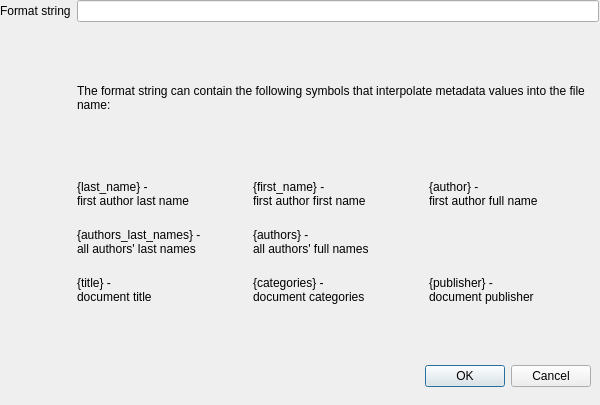
<?xml version="1.0" encoding="UTF-8"?>
<ui version="4.0">
 <class>RenameDocumentDialog</class>
 <widget class="QDialog" name="RenameDocumentDialog">
  <property name="geometry">
   <rect>
    <x>0</x>
    <y>0</y>
    <width>600</width>
    <height>405</height>
   </rect>
  </property>
  <property name="windowTitle">
   <string>Dialog</string>
  </property>
  <widget class="QDialogButtonBox" name="buttonBox">
   <property name="geometry">
    <rect>
     <x>250</x>
     <y>360</y>
     <width>341</width>
     <height>32</height>
    </rect>
   </property>
   <property name="orientation">
    <enum>Qt::Horizontal</enum>
   </property>
   <property name="standardButtons">
    <set>QDialogButtonBox::Cancel|QDialogButtonBox::Ok</set>
   </property>
  </widget>
  <widget class="QWidget" name="gridLayoutWidget">
   <property name="geometry">
    <rect>
     <x>0</x>
     <y>0</y>
     <width>599</width>
     <height>311</height>
    </rect>
   </property>
   <layout class="QGridLayout" name="gridLayout">
    <item row="0" column="1">
     <widget class="QLineEdit" name="txtNameFormat"/>
    </item>
    <item row="0" column="0">
     <widget class="QLabel" name="label">
      <property name="text">
       <string>Format string</string>
      </property>
     </widget>
    </item>
    <item row="2" column="1">
     <layout class="QGridLayout" name="gridLayout_2">
      <item row="2" column="0">
       <widget class="QLabel" name="label_8">
        <property name="text">
         <string>{title} - 
document title</string>
        </property>
       </widget>
      </item>
      <item row="2" column="1">
       <widget class="QLabel" name="label_6">
        <property name="text">
         <string>{categories} - 
document categories</string>
        </property>
       </widget>
      </item>
      <item row="0" column="0">
       <widget class="QLabel" name="label_7">
        <property name="text">
         <string>{last_name} - 
first author last name</string>
        </property>
       </widget>
      </item>
      <item row="0" column="2">
       <widget class="QLabel" name="label_3">
        <property name="text">
         <string>{author} - 
first author full name</string>
        </property>
       </widget>
      </item>
      <item row="2" column="2">
       <widget class="QLabel" name="label_4">
        <property name="text">
         <string>{publisher} - 
document publisher</string>
        </property>
       </widget>
      </item>
      <item row="0" column="1">
       <widget class="QLabel" name="label_5">
        <property name="text">
         <string>{first_name} - 
first author first name</string>
        </property>
       </widget>
      </item>
      <item row="1" column="0">
       <widget class="QLabel" name="label_9">
        <property name="text">
         <string>{authors_last_names} -
all authors' last names</string>
        </property>
       </widget>
      </item>
      <item row="1" column="1">
       <widget class="QLabel" name="label_10">
        <property name="text">
         <string>{authors} -
all authors' full names</string>
        </property>
       </widget>
      </item>
     </layout>
    </item>
    <item row="1" column="1">
     <widget class="QLabel" name="label_2">
      <property name="text">
       <string>The format string can contain the following symbols that interpolate metadata values into the file name:</string>
      </property>
      <property name="wordWrap">
       <bool>true</bool>
      </property>
     </widget>
    </item>
   </layout>
  </widget>
 </widget>
 <resources/>
 <connections>
  <connection>
   <sender>buttonBox</sender>
   <signal>accepted()</signal>
   <receiver>RenameDocumentDialog</receiver>
   <slot>accept()</slot>
   <hints>
    <hint type="sourcelabel">
     <x>248</x>
     <y>254</y>
    </hint>
    <hint type="destinationlabel">
     <x>157</x>
     <y>274</y>
    </hint>
   </hints>
  </connection>
  <connection>
   <sender>buttonBox</sender>
   <signal>rejected()</signal>
   <receiver>RenameDocumentDialog</receiver>
   <slot>reject()</slot>
   <hints>
    <hint type="sourcelabel">
     <x>316</x>
     <y>260</y>
    </hint>
    <hint type="destinationlabel">
     <x>286</x>
     <y>274</y>
    </hint>
   </hints>
  </connection>
 </connections>
</ui>
